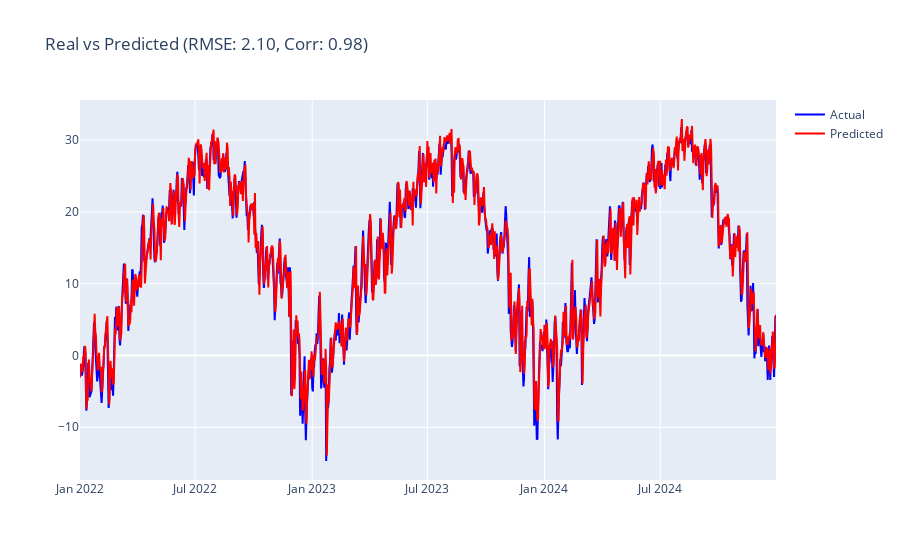

The notebook cell saved with this chart:
### Code cell
import plotly.graph_objects as go
tickvals = datetime[::30]  
ticktext = datetime.dt.strftime('%Y-%m-%d')[::30]
# 상관계수 계산
corr, _ = pearsonr(test_y, predictions)
fig = go.Figure()

# 실제값과 예측값 시각화
fig.add_trace(go.Scatter(x=datetime, y=test_y, mode='lines', name='Actual', line=dict(color='blue')))
fig.add_trace(go.Scatter(x=datetime, y=predictions, mode='lines', name='Predicted', line=dict(color='red')))

fig.update_layout(
    title=f'Real vs Predicted (RMSE: {rmse:.2f}, Corr: {corr:.2f})'
)

### Figure 1 — Plotly figure (JSON) as saved in the notebook; plotly's stock layout.template omitted (floating-point values rounded to 4 significant figures; data arrays with more than 128 entries replaced by an {"elided": "..."} marker saying what was removed)
{"data": [{"line": {"color": "blue"}, "mode": "lines", "name": "Actual", "type": "scatter", "x": {"elided": "1088 str values"}, "y": {"elided": "1088 float values"}}, {"line": {"color": "red"}, "mode": "lines", "name": "Predicted", "type": "scatter", "x": {"elided": "1088 str values"}, "y": {"elided": "1088 float values"}}], "layout": {"title": {"text": "Real vs Predicted (RMSE: 2.10, Corr: 0.98)"}}}
